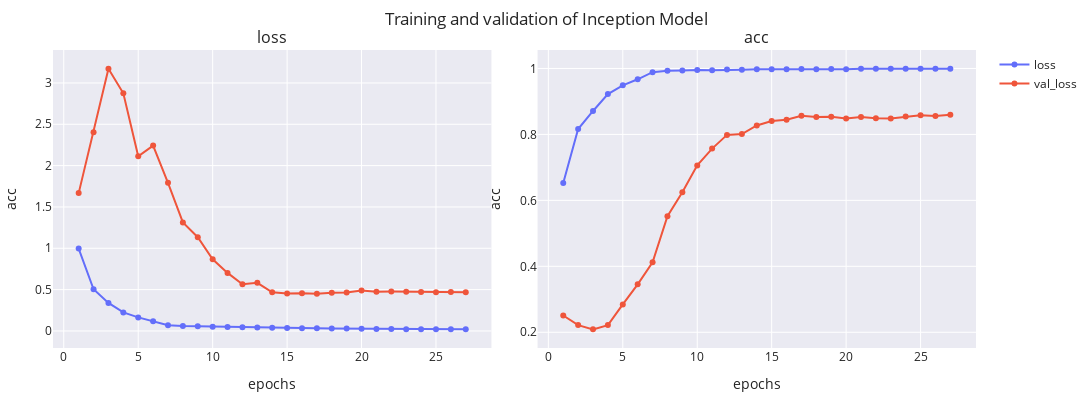

Here is the notebook cell this chart was saved with:
### Markdown cell above
### 2.4. Inception block

### Code cell
inception = InceptionModel(num_classes=5, num_blocks=3, n_filters=[(64, 64, 64, 64) for _ in range(3)])
optimizer = Adam(learning_rate=1e-4)
inception.compile(optimizer=optimizer, loss="sparse_categorical_crossentropy", metrics=[SparseCategoricalAccuracy('acc')])
inception_history = train_model(
    inception,
    train_dataset,
    val_dataset,
    path=model_dir,
    epochs=50,
    verbose=1,
    lr_patience=5,
    val_patience=10
).history
print(
    f"Final loss: training -> {inception_history['loss'][-1]:.2f}, validation -> {inception_history['val_loss'][-1]:.2f}"
)
print(
    f"Final accuracy: training -> {inception_history['acc'][-1]:.2f}, validation -> {inception_history['val_acc'][-1]:.2f}"
)
plot_history(inception_history, ['loss', 'acc'], name='Inception Model')

### Figure 1 — Plotly figure (JSON) as saved in the notebook; plotly's stock layout.template omitted (floating-point values rounded to 4 significant figures)
{"data": [{"line": {"color": "#636EFA"}, "marker": {"color": "#636EFA"}, "mode": "lines+markers", "name": "loss", "showlegend": true, "type": "scatter", "x": [1, 2, 3, 4, 5, 6, 7, 8, 9, 10, 11, 12, 13, 14, 15, 16, 17, 18, 19, 20, 21, 22, 23, 24, 25, 26, 27], "xaxis": "x", "y": [0.9962, 0.5041, 0.3394, 0.2245, 0.164, 0.116, 0.06872, 0.05933, 0.05549, 0.05103, 0.04695, 0.04337, 0.04159, 0.03841, 0.0352, 0.03404, 0.03211, 0.03098, 0.02928, 0.02749, 0.02367, 0.02379, 0.02165, 0.02014, 0.02086, 0.01999, 0.01939], "yaxis": "y"}, {"line": {"color": "#EF553B"}, "marker": {"color": "#EF553B"}, "mode": "lines+markers", "name": "val_loss", "showlegend": true, "type": "scatter", "x": [1, 2, 3, 4, 5, 6, 7, 8, 9, 10, 11, 12, 13, 14, 15, 16, 17, 18, 19, 20, 21, 22, 23, 24, 25, 26, 27], "xaxis": "x", "y": [1.667, 2.404, 3.173, 2.875, 2.113, 2.242, 1.792, 1.312, 1.134, 0.8676, 0.7021, 0.5642, 0.5824, 0.4671, 0.4519, 0.4555, 0.4506, 0.4632, 0.4639, 0.4897, 0.4743, 0.4761, 0.4752, 0.4726, 0.4673, 0.4716, 0.4671], "yaxis": "y"}, {"line": {"color": "#636EFA"}, "marker": {"color": "#636EFA"}, "mode": "lines+markers", "name": "acc", "showlegend": false, "type": "scatter", "x": [1, 2, 3, 4, 5, 6, 7, 8, 9, 10, 11, 12, 13, 14, 15, 16, 17, 18, 19, 20, 21, 22, 23, 24, 25, 26, 27], "xaxis": "x2", "y": [0.6528, 0.8164, 0.8711, 0.9223, 0.949, 0.9672, 0.9886, 0.9928, 0.9936, 0.9955, 0.9948, 0.9967, 0.9964, 0.9975, 0.9973, 0.9975, 0.9983, 0.9979, 0.9984, 0.9978, 0.9992, 0.999, 0.9991, 0.9993, 0.9995, 0.9994, 0.9994], "yaxis": "y2"}, {"line": {"color": "#EF553B"}, "marker": {"color": "#EF553B"}, "mode": "lines+markers", "name": "val_acc", "showlegend": false, "type": "scatter", "x": [1, 2, 3, 4, 5, 6, 7, 8, 9, 10, 11, 12, 13, 14, 15, 16, 17, 18, 19, 20, 21, 22, 23, 24, 25, 26, 27], "xaxis": "x2", "y": [0.2509, 0.2217, 0.2088, 0.2217, 0.2845, 0.3454, 0.4122, 0.5522, 0.6244, 0.7061, 0.7571, 0.7986, 0.8011, 0.8273, 0.8407, 0.8446, 0.8565, 0.853, 0.8535, 0.8486, 0.853, 0.8491, 0.8486, 0.854, 0.8585, 0.856, 0.8595], "yaxis": "y2"}], "layout": {"annotations": [{"font": {"size": 16}, "showarrow": false, "text": "loss", "x": 0.2375, "xanchor": "center", "xref": "paper", "y": 1.0, "yanchor": "bottom", "yref": "paper"}, {"font": {"size": 16}, "showarrow": false, "text": "acc", "x": 0.7625, "xanchor": "center", "xref": "paper", "y": 1.0, "yanchor": "bottom", "yref": "paper"}], "height": 400, "margin": {"b": 10, "l": 10, "r": 10, "t": 50}, "title": {"text": "Training and validation of Inception Model"}, "width": 1200, "xaxis": {"anchor": "y", "domain": [0.0, 0.475], "title": {"text": "epochs"}}, "xaxis2": {"anchor": "y2", "domain": [0.525, 1.0], "title": {"text": "epochs"}}, "yaxis": {"anchor": "x", "domain": [0.0, 1.0], "title": {"text": "acc"}}, "yaxis2": {"anchor": "x2", "domain": [0.0, 1.0], "title": {"text": "acc"}}}}
